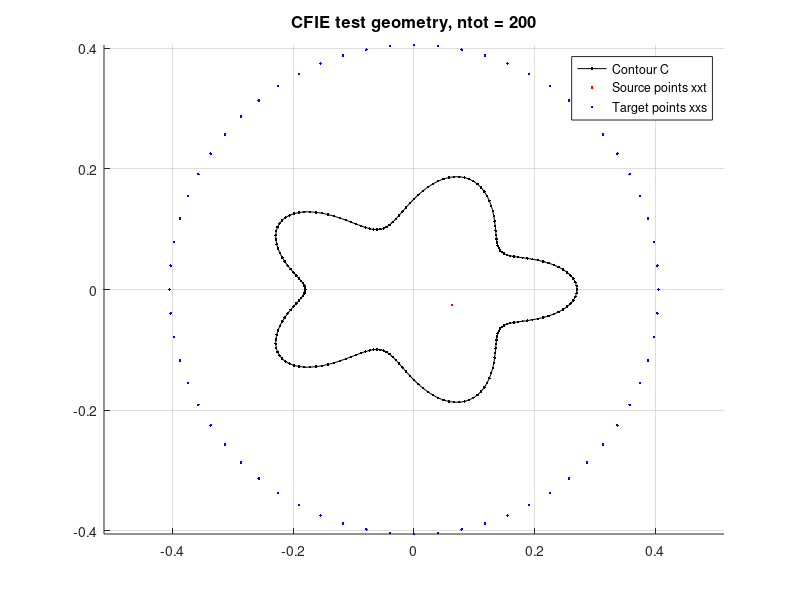

MATLAB code to generate this figure: (Note: this script raises an error after producing the figure.)
function cfie_kress_vs_kr

% Purpose:
%   Compare Kress product quadrature and Kapur-Rokhlin corrected trapezoid
%   quadrature for an exterior Dirichlet Helmholtz CFIE point-source test.
%
% Main algorithm:
%   Build one smooth star-shaped obstacle using the same contour layout as
%   archive/demobie1.m, prescribe exact Dirichlet data from one fixed
%   interior Helmholtz point source using the same source-placement rule as
%   that demo, solve the exterior combined-field boundary integral equation
%   with Kress and Kapur-Rokhlin Nystrom matrices at the same ntot, and
%   compare the resulting exterior fields on a target circle.
%
% Based on:
%   archive/demobie1.m for the boundary geometry and point-source test idea,
%   quad_note.md for the Kress split and Nystrom convention, and
%   quad_demo_7_1_kress.m for quad.quad_kress_rvec.
%
% Main changes:
%   This standalone script uses the physical combined-field representation
%   instead of the older pure double-layer example, and it compares Kress
%   product quadrature against sixth- and tenth-order Kapur-Rokhlin
%   corrections without modifying any reference file.
%
% Numerical goal:
%   Demonstrate that, for a smooth obstacle and the same ntot, the Kress
%   product quadrature eventually gives clearly higher exterior-field
%   accuracy than the Kapur-Rokhlin corrected trapezoid rules.

format long e;
clear;
close all;

% Helmholtz wavenumber and combined-field coupling.  eta = k is a standard
% robust choice for exterior Dirichlet combined-field integral equations.
k = 5;
eta = k;

% Even discretization sizes used for the direct quadrature comparison.
N_list = [32 48 64 96 128 192 256];

% Set this to true when PNG files should be written.  When false, the script
% opens visible figure windows for inspection and does not overwrite files.
save_figures = false;
figure_visibility = 'on';
if save_figures
  figure_visibility = 'off';
end

% Single contour resolution used for the geometry plot and deterministic
% source/target placement, matching the default ntot in archive/demobie1.m.
plot_ntot = 200;
geom_plot = LOCAL_boundary_geom(plot_ntot);
geom_check = geom_plot;

% Fixed interior point source used to generate exact Dirichlet boundary data.
% The radius 0.6*rmin follows archive/demobie1.m; only the angle is fixed
% here so the test is deterministic.
source_angle = -pi / 8;
y0 = LOCAL_fixed_source_point(geom_check, source_angle);
source_strength = 1;

% Exterior target circle.  The radius follows the exterior-target radius
% convention in archive/demobie1.m but uses deterministic target angles.
R_target = 1.5 * max(sqrt(sum(geom_check.z.^2, 2)));
n_target = 64;
theta_target = (2 * pi / n_target) * (0:(n_target - 1)).';
x_target = R_target * [cos(theta_target), sin(theta_target)];
u_exact = LOCAL_ref_field(x_target, y0, source_strength, k);
u_exact_scale = max(abs(u_exact));

fig_geom = figure('Name', 'CFIE geometry', 'Color', 'w', 'Visible', figure_visibility);
hold on;
plot(geom_plot.C(1,[1:plot_ntot,1]), geom_plot.C(4,[1:plot_ntot,1]), 'k.-', ...
  y0(1), y0(2), 'r.', ...
  x_target(:,1), x_target(:,2), 'b.');
legend('Contour C', 'Source points xxt', 'Target points xxs', 'Location', 'best');
axis equal;
grid on;
title(sprintf('CFIE test geometry, ntot = %d', plot_ntot), 'FontSize', 12);
hold off;
if save_figures
  saveas(fig_geom, 'cfie_kress_vs_kr_geometry.png');
end

fprintf('Exterior CFIE point-source quadrature comparison\n');
fprintf('  k                  : %.6g\n', k);
fprintf('  eta                : %.6g\n', eta);
fprintf('  save figures       : %d\n', save_figures);
fprintf('  geometry plot ntot : %d\n', plot_ntot);
fprintf('  source point y0    : (%.16e, %.16e)\n', y0(1), y0(2));
fprintf('  target radius      : %.6g\n', R_target);
fprintf('  ntot list          : [%s]\n', num2str(N_list));
if save_figures
  fprintf('  geometry plot file : cfie_kress_vs_kr_geometry.png\n');
end

source_inside = inpolygon(y0(1), y0(2), geom_check.z(:,1), geom_check.z(:,2));
boundary_rmax = max(sqrt(sum(geom_check.z.^2, 2)));
fprintf('  source in polygon  : %d\n', source_inside);
fprintf('  max boundary radius: %.16e\n', boundary_rmax);
if ~source_inside
  warning('The selected source point is not inside the sampled boundary.');
end
if R_target <= 1.25 * boundary_rmax
  warning('The target radius may not be safely outside the obstacle.');
end

N_diag = 64;
[~, split_diag] = LOCAL_build_cfie_kress(N_diag, k, eta);
fprintf('\nKress split diagnostic at ntot = %d:\n', N_diag);
fprintf('  max off-diagonal L split residual: %.16e\n', split_diag.L);
fprintf('  max off-diagonal M split residual: %.16e\n', split_diag.M);
if split_diag.L > 1e-10 || split_diag.M > 1e-10
  warning('Kress split residuals are larger than expected; inspect the split formulas.');
end

nN = length(N_list);
err_kress = NaN(nN, 1);
err_kr6 = NaN(nN, 1);
err_kr10 = NaN(nN, 1);
res_kress = NaN(nN, 1);
res_kr6 = NaN(nN, 1);
res_kr10 = NaN(nN, 1);

for idx = 1:nN
  ntot = N_list(idx);
  geom = LOCAL_boundary_geom(ntot);
  f = LOCAL_ref_field(geom.C([1,4],:).', y0, source_strength, k);
  rhs = 2 * f;
  I = eye(ntot);

  A_kress = LOCAL_build_cfie_kress(ntot, k, eta);
  sigma_kress = (I - A_kress) \ rhs;
  res_kress(idx) = norm((I - A_kress) * sigma_kress - rhs, inf) / norm(rhs, inf);
  u_kress = LOCAL_eval_combined_field(x_target, geom, sigma_kress, k, eta);
  err_kress(idx) = max(abs(u_kress - u_exact)) / u_exact_scale;

  A_kr6 = LOCAL_build_cfie_kr(ntot, k, eta, 6);
  sigma_kr6 = (I - A_kr6) \ rhs;
  res_kr6(idx) = norm((I - A_kr6) * sigma_kr6 - rhs, inf) / norm(rhs, inf);
  u_kr6 = LOCAL_eval_combined_field(x_target, geom, sigma_kr6, k, eta);
  err_kr6(idx) = max(abs(u_kr6 - u_exact)) / u_exact_scale;

  A_kr10 = LOCAL_build_cfie_kr(ntot, k, eta, 10);
  sigma_kr10 = (I - A_kr10) \ rhs;
  res_kr10(idx) = norm((I - A_kr10) * sigma_kr10 - rhs, inf) / norm(rhs, inf);
  u_kr10 = LOCAL_eval_combined_field(x_target, geom, sigma_kr10, k, eta);
  err_kr10(idx) = max(abs(u_kr10 - u_exact)) / u_exact_scale;
end

fprintf('\nConvergence table:\n');
fprintf('  %-8s %-18s %-18s %-18s\n', 'ntot', 'Kress_error', 'KR6_error', 'KR10_error');
for idx = 1:nN
  fprintf('  %-8d %-18.10e %-18.10e %-18.10e\n', ...
    N_list(idx), err_kress(idx), err_kr6(idx), err_kr10(idx));
end

fprintf('\nMaximum relative matrix solve residuals:\n');
fprintf('  Kress : %.16e\n', max(res_kress));
fprintf('  KR6   : %.16e\n', max(res_kr6));
fprintf('  KR10  : %.16e\n', max(res_kr10));
if max([res_kress; res_kr6; res_kr10]) > 1e-9
  warning('At least one matrix solve residual is larger than expected.');
end

if ~(err_kress(end) < 0.1 * min(err_kr6(end), err_kr10(end)))
  warning(['Kress is not clearly more accurate at the finest ntot. Check: ', ...
    '1. sign of the double-layer kernel; ', ...
    '2. exterior jump sign; ', ...
    '3. diagonal formula for L2; ', ...
    '4. diagonal formula for M2; ', ...
    '5. indexing of the Kress weights; ', ...
    '6. whether the boundary normal is outward for a counter-clockwise curve.']);
end

fig = figure('Name', 'CFIE Kress vs KR', 'Color', 'w', 'Visible', figure_visibility);
semilogy(N_list, err_kress, 'o-', 'LineWidth', 1.2, 'MarkerSize', 7);
hold on;
semilogy(N_list, err_kr6, 's-', 'LineWidth', 1.2, 'MarkerSize', 7);
semilogy(N_list, err_kr10, '^-', 'LineWidth', 1.2, 'MarkerSize', 7);
hold off;
grid on;
xlabel('ntot', 'FontSize', 11);
ylabel('relative maximum error', 'FontSize', 11);
title('Exterior CFIE point-source test', 'FontSize', 12);
legend('Kress', 'KR6', 'KR10', 'Location', 'southwest');
if save_figures
  saveas(fig, 'cfie_kress_vs_kr.png');
  fprintf('\nSaved convergence plot to cfie_kress_vs_kr.png\n');
end

end

%% =========================================================================
%  LOCAL HELPERS
%  =========================================================================
function geom = LOCAL_boundary_geom(ntot)
% Return the star-shaped contour C from archive/demobie1.m as geometry arrays.

  [C, curvelen] = LOCAL_construct_cont(ntot, 'star');
  geom.t = (curvelen / ntot) * (0:(ntot - 1)).';
  geom.h = curvelen / ntot;
  geom.C = C;
  geom.z = [C(1,:).', C(4,:).'];
  geom.zp = [C(2,:).', C(5,:).'];
  geom.zpp = [C(3,:).', C(6,:).'];
  geom.speed = sqrt(sum(geom.zp.^2, 2));
  geom.nu = [geom.zp(:,2), -geom.zp(:,1)];

end

%%%%%%%%%%%%%%%%%%%%%%%%%%%%%%%%%%%%%%%%%%%%%%%%%%%%%%%%%%%%%%%%%

function [C, curvelen] = LOCAL_construct_cont(ntot, flag_geom)
% Build the contour matrix C using the same row convention as demobie1.m.

  if mod(ntot, 2) ~= 0
    error('ntot must be even.');
  end

  if strcmp(flag_geom, 'star')
    r = 0.3;
    kstar = 5;
    tt = linspace(0, 2 * pi * (1 - 1 / ntot), ntot);
    C = zeros(6, ntot);
    C(1,:) = 1.5 * cos(tt) ...
      + (r / 2) * cos((kstar + 1) * tt) ...
      + (r / 2) * cos((kstar - 1) * tt);
    C(2,:) = -1.5 * sin(tt) ...
      - (r / 2) * (kstar + 1) * sin((kstar + 1) * tt) ...
      - (r / 2) * (kstar - 1) * sin((kstar - 1) * tt);
    C(3,:) = -1.5 * cos(tt) ...
      - (r / 2) * (kstar + 1) * (kstar + 1) * cos((kstar + 1) * tt) ...
      - (r / 2) * (kstar - 1) * (kstar - 1) * cos((kstar - 1) * tt);
    C(4,:) = sin(tt) ...
      + (r / 2) * sin((kstar + 1) * tt) ...
      - (r / 2) * sin((kstar - 1) * tt);
    C(5,:) = cos(tt) ...
      + (r / 2) * (kstar + 1) * cos((kstar + 1) * tt) ...
      - (r / 2) * (kstar - 1) * cos((kstar - 1) * tt);
    C(6,:) = -sin(tt) ...
      - (r / 2) * (kstar + 1) * (kstar + 1) * sin((kstar + 1) * tt) ...
      + (r / 2) * (kstar - 1) * (kstar - 1) * sin((kstar - 1) * tt);

    scale = 0.15;
    C = C * scale;
    curvelen = 2 * pi;
  else
    error('This option for the geometry is not implemented.');
  end

end

%%%%%%%%%%%%%%%%%%%%%%%%%%%%%%%%%%%%%%%%%%%%%%%%%%%%%%%%%%%%%%%%%

function [A, split_res] = LOCAL_build_cfie_kress(ntot, k, eta)
% Build the Kress product-quadrature matrix for K = L + i eta M.

  geom = LOCAL_boundary_geom(ntot);
  [K1, K2, split_res] = LOCAL_cfie_kress_split(geom, k, eta);
  rvec = quad.quad_kress_rvec(ntot);
  offset_idx = mod((0:ntot-1) - (0:ntot-1).', ntot) + 1;
  R = rvec(offset_idx);
  A = R .* K1 + geom.h * K2;

end

%%%%%%%%%%%%%%%%%%%%%%%%%%%%%%%%%%%%%%%%%%%%%%%%%%%%%%%%%%%%%%%%%

function A = LOCAL_build_cfie_kr(ntot, k, eta, order)
% Build a periodic Kapur-Rokhlin corrected trapezoid matrix for K = L+i eta M.

  geom = LOCAL_boundary_geom(ntot);
  K = LOCAL_cfie_full_kernel(geom, k, eta);
  gamma = LOCAL_kr_gamma(order);
  width = length(gamma);

  [JJ, II] = meshgrid(1:ntot, 1:ntot);
  Loff = JJ - II;
  Loff(Loff > ntot / 2) = Loff(Loff > ntot / 2) - ntot;
  Loff(Loff <= -ntot / 2) = Loff(Loff <= -ntot / 2) + ntot;
  abs_l = abs(Loff);

  W = geom.h * ones(ntot, ntot);
  for ell = 1:width
    W(abs_l == ell) = geom.h * (1 + gamma(ell));
  end
  W(abs_l == 0) = 0;
  A = W .* K;

end

%%%%%%%%%%%%%%%%%%%%%%%%%%%%%%%%%%%%%%%%%%%%%%%%%%%%%%%%%%%%%%%%%

function u = LOCAL_eval_combined_field(x_target, geom, sigma, k, eta)
% Evaluate the physical combined-field potential away from the boundary.

  dx = x_target(:,1) - geom.z(:,1).';
  dy = x_target(:,2) - geom.z(:,2).';
  rho = sqrt(dx.^2 + dy.^2);
  dot_nu = dx .* geom.nu(:,1).' + dy .* geom.nu(:,2).';

  d_kernel = 1i * k / 4 * besselh(1, 1, k * rho) .* dot_nu ./ rho;
  s_kernel = 1i / 4 * besselh(0, 1, k * rho) .* geom.speed.';
  u = geom.h * ((d_kernel - 1i * eta * s_kernel) * sigma);

end

%%%%%%%%%%%%%%%%%%%%%%%%%%%%%%%%%%%%%%%%%%%%%%%%%%%%%%%%%%%%%%%%%

function y0 = LOCAL_fixed_source_point(geom, source_angle)
% Place one deterministic interior source using demobie1.m's 0.6*rmin rule.

  rmin = sqrt(min(geom.C(1,:).^2 + geom.C(4,:).^2));
  y0 = 0.6 * rmin * [cos(source_angle), sin(source_angle)];

end

%%%%%%%%%%%%%%%%%%%%%%%%%%%%%%%%%%%%%%%%%%%%%%%%%%%%%%%%%%%%%%%%%

function u = LOCAL_ref_field(x, y0, source_strength, k)
% Evaluate the fixed-source Dirichlet data used on the contour.

  rho = sqrt((x(:,1) - y0(1)).^2 + (x(:,2) - y0(2)).^2);
  u = source_strength * 1i / 4 * besselh(0, 1, k * rho);

end

%%%%%%%%%%%%%%%%%%%%%%%%%%%%%%%%%%%%%%%%%%%%%%%%%%%%%%%%%%%%%%%%%

function K = LOCAL_cfie_full_kernel(geom, k, eta)
% Return off-diagonal values of the parameter kernel K = L + i eta M.

  ntot = length(geom.t);
  [L, M] = LOCAL_cfie_full_parts(geom, k);
  K = L + 1i * eta * M;
  K(1:(ntot + 1):end) = 0;

end

%%%%%%%%%%%%%%%%%%%%%%%%%%%%%%%%%%%%%%%%%%%%%%%%%%%%%%%%%%%%%%%%%

function [K1, K2, split_res] = LOCAL_cfie_kress_split(geom, k, eta)
% Split K = L+i eta M into K1*log(4 sin^2((t-tau)/2)) + K2.

  ntot = length(geom.t);
  [L, M, rho, log_term] = LOCAL_cfie_full_parts(geom, k);
  diag_mask = eye(ntot) == 1;
  off_mask = ~diag_mask;

  xp = geom.zp(:,1).';
  yp = geom.zp(:,2).';
  xt = geom.z(:,1);
  yt = geom.z(:,2);
  xs = geom.z(:,1).';
  ys = geom.z(:,2).';

  L1 = zeros(ntot, ntot);
  L2 = zeros(ntot, ntot);
  M1 = zeros(ntot, ntot);
  M2 = zeros(ntot, ntot);
  rho_safe = rho;
  rho_safe(diag_mask) = 1;

  L1_full = k / (2 * pi) ...
    * (yp .* (xt - xs) - xp .* (yt - ys)) ...
    ./ rho_safe .* besselj(1, k * rho_safe);
  L1(off_mask) = L1_full(off_mask);
  M1(off_mask) = -1 / (2 * pi) * besselj(0, k * rho(off_mask)) ...
    .* LOCAL_expand_source_row(geom.speed, ntot, off_mask);

  L2(off_mask) = L(off_mask) - L1(off_mask) .* log_term(off_mask);
  M2(off_mask) = M(off_mask) - M1(off_mask) .* log_term(off_mask);

  Ldiag = 1 / (2 * pi) ...
    * (geom.zp(:,1) .* geom.zpp(:,2) - geom.zp(:,2) .* geom.zpp(:,1)) ...
    ./ (geom.speed.^2);
  M1diag = -1 / (2 * pi) * geom.speed;
  euler_const = 0.57721566490153286060;
  M2diag = (1i / 2 - euler_const / pi ...
    - 1 / (2 * pi) * log(k^2 / 4 * geom.speed.^2)) .* geom.speed;

  L1(diag_mask) = 0;
  L2(diag_mask) = Ldiag;
  M1(diag_mask) = M1diag;
  M2(diag_mask) = M2diag;

  split_res.L = max(abs(L(off_mask) ...
    - (L1(off_mask) .* log_term(off_mask) + L2(off_mask))));
  split_res.M = max(abs(M(off_mask) ...
    - (M1(off_mask) .* log_term(off_mask) + M2(off_mask))));

  K1 = L1 + 1i * eta * M1;
  K2 = L2 + 1i * eta * M2;

end

%%%%%%%%%%%%%%%%%%%%%%%%%%%%%%%%%%%%%%%%%%%%%%%%%%%%%%%%%%%%%%%%%

function [L, M, rho, log_term] = LOCAL_cfie_full_parts(geom, k)
% Build the full L and M parameter kernels away from the diagonal.

  ntot = length(geom.t);
  diag_mask = eye(ntot) == 1;
  off_mask = ~diag_mask;

  xt = geom.z(:,1);
  yt = geom.z(:,2);
  xs = geom.z(:,1).';
  ys = geom.z(:,2).';
  xp = geom.zp(:,1).';
  yp = geom.zp(:,2).';
  speed_src = geom.speed.';

  dx = xs - xt;
  dy = ys - yt;
  rho = sqrt(dx.^2 + dy.^2);
  rho_safe = rho;
  rho_safe(diag_mask) = 1;
  dt = geom.t - geom.t.';
  log_term = log(4 * sin(dt / 2).^2);

  L = zeros(ntot, ntot);
  M = zeros(ntot, ntot);
  num_L = yp .* dx - xp .* dy;
  L_full = 1i * k / 2 * num_L ./ rho_safe .* besselh(1, 1, k * rho_safe);
  speed_mat = speed_src(ones(ntot, 1), :);
  M_full = 1i / 2 * besselh(0, 1, k * rho_safe) .* speed_mat;
  L(off_mask) = L_full(off_mask);
  M(off_mask) = M_full(off_mask);

  L(diag_mask) = 0;
  M(diag_mask) = 0;
  rho(diag_mask) = 1;
  log_term(diag_mask) = 0;

end

%%%%%%%%%%%%%%%%%%%%%%%%%%%%%%%%%%%%%%%%%%%%%%%%%%%%%%%%%%%%%%%%%

function values = LOCAL_expand_source_row(source_values, ntot, mask)
% Return source-indexed row values sampled at the true entries of mask.

  source_row = source_values(:).';
  source_mat = source_row(ones(ntot, 1), :);
  values = source_mat(mask);

end

%%%%%%%%%%%%%%%%%%%%%%%%%%%%%%%%%%%%%%%%%%%%%%%%%%%%%%%%%%%%%%%%%

function gamma = LOCAL_kr_gamma(order)
% Return periodic Kapur-Rokhlin merged weights gamma_l + gamma_-l.

  if order == 6
    gamma = [
      4.967362978287758e+00
     -1.620501504859126e+01
      2.585153761832639e+01
     -2.222599466791883e+01
      9.930104998037539e+00
     -1.817995878141594e+00
    ];
  elseif order == 10
    gamma = [
      7.832432020568779e+00
     -4.565161670374749e+01
      1.452168846354677e+02
     -2.901348302886379e+02
      3.870862162579900e+02
     -3.523821383570681e+02
      2.172421547519342e+02
     -8.707796087382991e+01
      2.053584266072635e+01
     -2.166984103403823e+00
    ];
  else
    error('Unsupported Kapur-Rokhlin order %d. Use 6 or 10.', order);
  end

end

%%%%%%%%%%%%%%%%%%%%%%%%%%%%%%%%%%%%%%%%%%%%%%%%%%%%%%%%%%%%%%%%%
